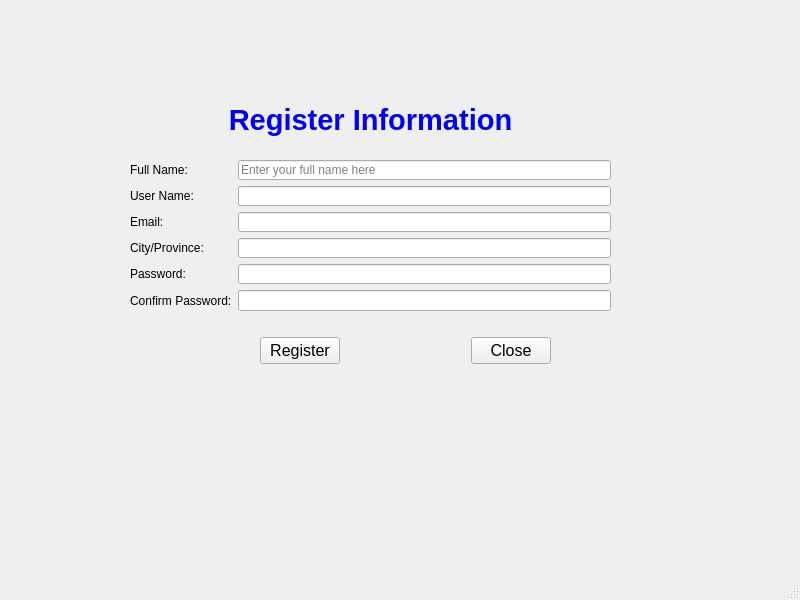
<?xml version="1.0" encoding="UTF-8"?>
<ui version="4.0">
 <class>MainWindow</class>
 <widget class="QMainWindow" name="MainWindow">
  <property name="geometry">
   <rect>
    <x>0</x>
    <y>0</y>
    <width>800</width>
    <height>600</height>
   </rect>
  </property>
  <property name="windowTitle">
   <string>MainWindow</string>
  </property>
  <widget class="QWidget" name="centralwidget">
   <widget class="QLabel" name="labelTitle">
    <property name="geometry">
     <rect>
      <x>170</x>
      <y>80</y>
      <width>401</width>
      <height>81</height>
     </rect>
    </property>
    <property name="text">
     <string>&lt;html&gt;&lt;head/&gt;&lt;body&gt;&lt;p align=&quot;center&quot;&gt;&lt;span style=&quot; font-size:22pt; font-weight:600; color:#0000ff;&quot;&gt;Register Information&lt;/span&gt;&lt;/p&gt;&lt;/body&gt;&lt;/html&gt;</string>
    </property>
   </widget>
   <widget class="QWidget" name="formLayoutWidget">
    <property name="geometry">
     <rect>
      <x>130</x>
      <y>160</y>
      <width>481</width>
      <height>151</height>
     </rect>
    </property>
    <layout class="QFormLayout" name="formLayout">
     <item row="0" column="0">
      <widget class="QLabel" name="fullNameLabel">
       <property name="text">
        <string>Full Name:</string>
       </property>
      </widget>
     </item>
     <item row="0" column="1">
      <widget class="QLineEdit" name="fullNameLineEdit">
       <property name="text">
        <string/>
       </property>
       <property name="placeholderText">
        <string>Enter your full name here</string>
       </property>
       <property name="clearButtonEnabled">
        <bool>true</bool>
       </property>
      </widget>
     </item>
     <item row="1" column="0">
      <widget class="QLabel" name="userNameLabel">
       <property name="text">
        <string>User Name:</string>
       </property>
      </widget>
     </item>
     <item row="1" column="1">
      <widget class="QLineEdit" name="userNameLineEdit">
       <property name="text">
        <string/>
       </property>
      </widget>
     </item>
     <item row="2" column="0">
      <widget class="QLabel" name="emailLabel">
       <property name="text">
        <string>Email:</string>
       </property>
      </widget>
     </item>
     <item row="2" column="1">
      <widget class="QLineEdit" name="emailLineEdit">
       <property name="text">
        <string/>
       </property>
      </widget>
     </item>
     <item row="3" column="0">
      <widget class="QLabel" name="cityProvinceLabel">
       <property name="text">
        <string>City/Province:</string>
       </property>
      </widget>
     </item>
     <item row="3" column="1">
      <widget class="QLineEdit" name="cityProvinceLineEdit">
       <property name="text">
        <string/>
       </property>
      </widget>
     </item>
     <item row="4" column="0">
      <widget class="QLabel" name="passwordLabel">
       <property name="text">
        <string>Password:</string>
       </property>
      </widget>
     </item>
     <item row="4" column="1">
      <widget class="QLineEdit" name="passwordLineEdit">
       <property name="text">
        <string/>
       </property>
       <property name="echoMode">
        <enum>QLineEdit::Password</enum>
       </property>
      </widget>
     </item>
     <item row="5" column="0">
      <widget class="QLabel" name="confirmPasswordLabel">
       <property name="text">
        <string>Confirm Password:</string>
       </property>
      </widget>
     </item>
     <item row="5" column="1">
      <widget class="QLineEdit" name="confirmPasswordLineEdit">
       <property name="text">
        <string/>
       </property>
       <property name="echoMode">
        <enum>QLineEdit::Password</enum>
       </property>
      </widget>
     </item>
    </layout>
   </widget>
   <widget class="QWidget" name="horizontalLayoutWidget">
    <property name="geometry">
     <rect>
      <x>260</x>
      <y>320</y>
      <width>291</width>
      <height>61</height>
     </rect>
    </property>
    <layout class="QHBoxLayout" name="horizontalLayout">
     <item>
      <widget class="QPushButton" name="pushButtonRegister">
       <property name="font">
        <font>
         <pointsize>12</pointsize>
        </font>
       </property>
       <property name="text">
        <string>Register</string>
       </property>
      </widget>
     </item>
     <item>
      <spacer name="horizontalSpacer">
       <property name="orientation">
        <enum>Qt::Horizontal</enum>
       </property>
       <property name="sizeHint" stdset="0">
        <size>
         <width>40</width>
         <height>20</height>
        </size>
       </property>
      </spacer>
     </item>
     <item>
      <widget class="QPushButton" name="pushButtonClose">
       <property name="font">
        <font>
         <pointsize>12</pointsize>
        </font>
       </property>
       <property name="text">
        <string>Close</string>
       </property>
      </widget>
     </item>
    </layout>
   </widget>
  </widget>
  <widget class="QMenuBar" name="menubar">
   <property name="geometry">
    <rect>
     <x>0</x>
     <y>0</y>
     <width>800</width>
     <height>25</height>
    </rect>
   </property>
  </widget>
  <widget class="QStatusBar" name="statusbar"/>
 </widget>
 <resources/>
 <connections>
  <connection>
   <sender>pushButtonClose</sender>
   <signal>clicked()</signal>
   <receiver>MainWindow</receiver>
   <slot>close()</slot>
   <hints>
    <hint type="sourcelabel">
     <x>507</x>
     <y>374</y>
    </hint>
    <hint type="destinationlabel">
     <x>399</x>
     <y>299</y>
    </hint>
   </hints>
  </connection>
 </connections>
</ui>
